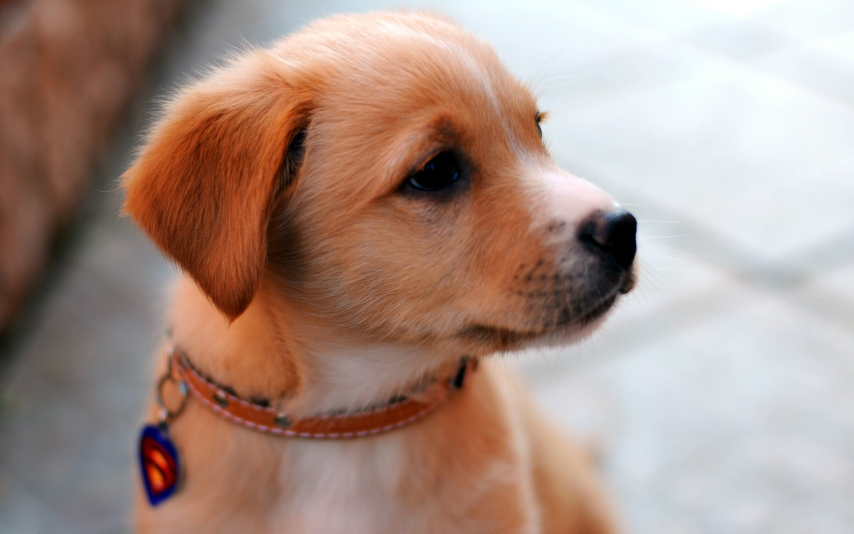
#> input picture IP/image.jpg, 2560 x 1600 px (shown at 1/3 size)
$ python introCV2.py
#> lines starting #> are read from the running program, lines starting #| are printed output that depends on the picture; after the words box and inside, x2 and y2 are one past the last pixel; in counts of white or black regions, pixels touching at a corner belong together
import cv2
#reading an image
image = cv2.imread('image.jpg', 1)
#> image is the input picture: shape (1600, 2560, 3); mean B, G, R 135.3, 145.6, 170

cv2.imshow('Example1', image)

#resizing an image
resize = cv2.resize(image, (0, 0), fx = 0.4, fy = 0.4)
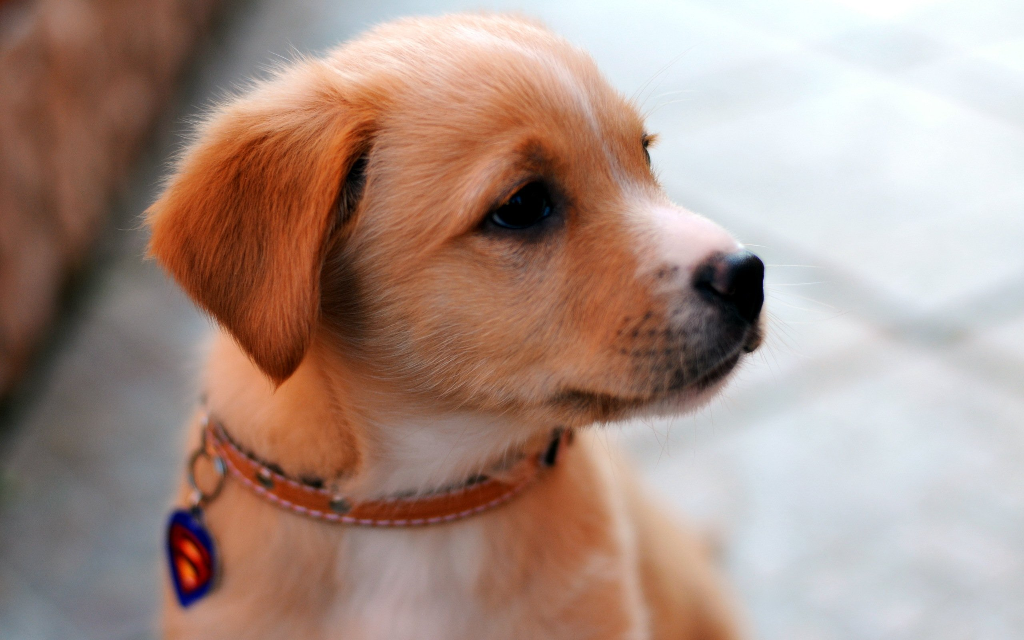
#> resize: shape (640, 1024, 3); mean B, G, R 135.2, 145.5, 169.9

cv2.imshow('Resized', resize)

# cv2.destroyAllWindows()
# Rotating image
(rows, cols) = resize.shape[:2]
#> rows = 640; cols = 1024

M = cv2.getRotationMatrix2D((cols / 2, rows / 2), 180, 1)

res = cv2.warpAffine(resize, M, (cols, rows))
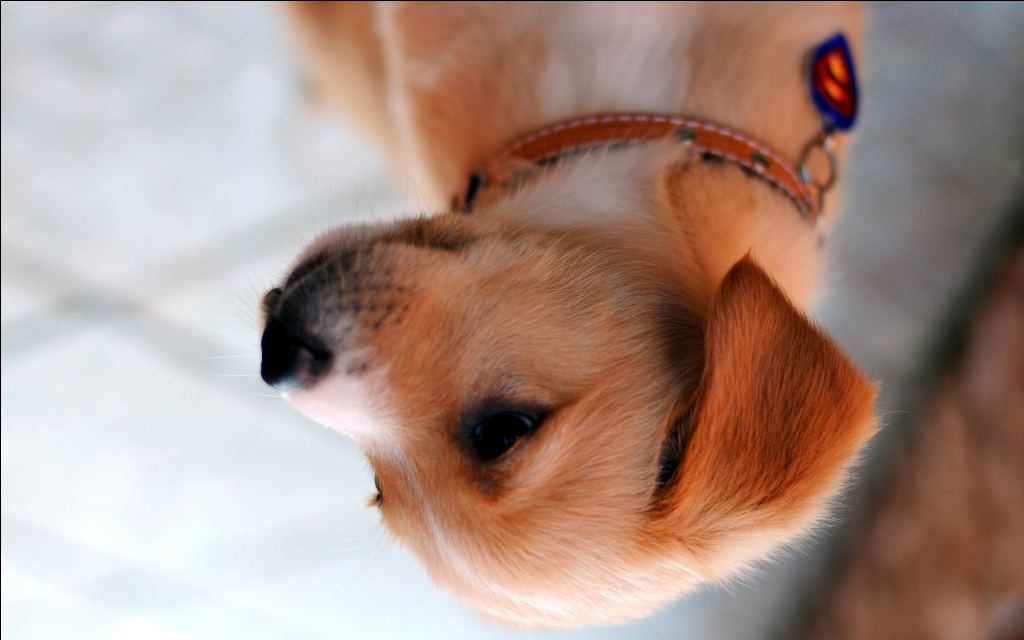
#> res: shape (640, 1024, 3); mean B, G, R 134.9, 145.2, 169.5

cv2.imshow('rotated', res)

#Edge detection using canny algo
edges = cv2.Canny(resize, 100, 200)
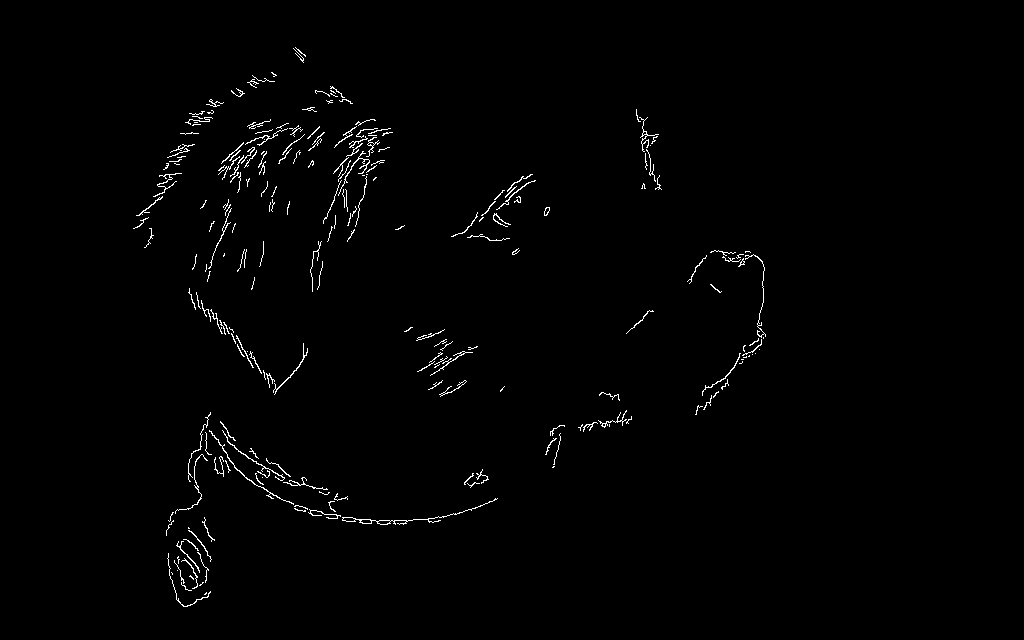
#> edges: shape (640, 1024); 1% white in thin lines or dots, all inside (x1, y1, x2, y2) = (133, 47, 766, 607)

cv2.imshow('Edges', edges)

#to show image infinitely(Pause)
cv2.waitKey(0)
